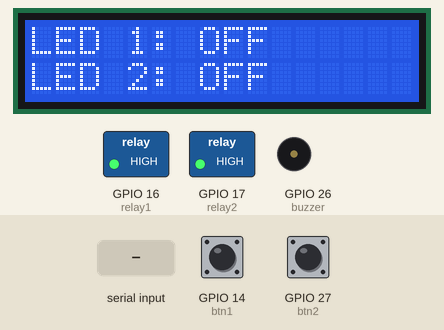
Recording of a sketch running on a simulated ESP32. On the bench: 16×2 character LCD, switched loads named in the sketch (green lamp = pin HIGH), buzzer (waves = sounding, pin HIGH). The test bench sets the inputs (shaded band); at power-on: GPIO 14 (btn1) HIGH, GPIO 27 (btn2) HIGH. Nothing arrives over Bluetooth unless stated.

Above: at 1.6 s.
1.7 s: "8" received over the second serial link
At 2.9 s:
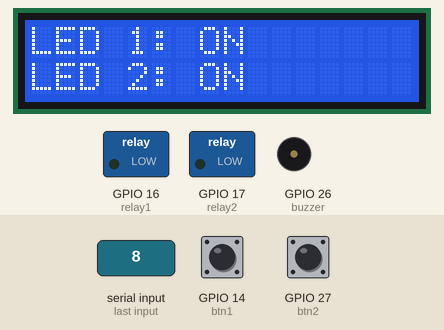
3.7 s: GPIO 14 (btn1) pulled LOW for 1 s
At 4.17 s:
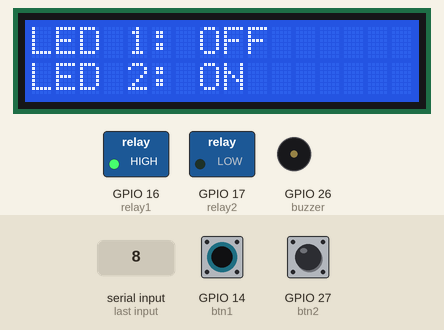
6.2 s: GPIO 27 (btn2) pulled LOW for 3.2 s
At 10.6 s:
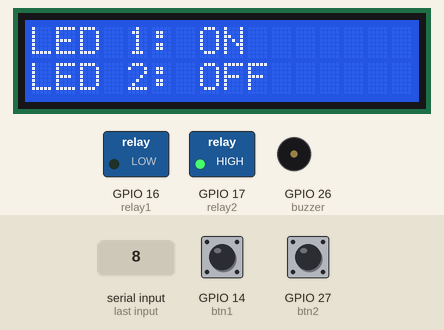
10.9 s: GPIO 14 (btn1) pulled LOW for 0.15 s
At 11.06 s:
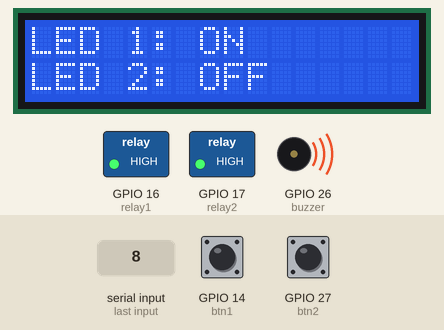
12.7 s: GPIO 27 (btn2) pulled LOW for 0.15 s
At 13.9 s:
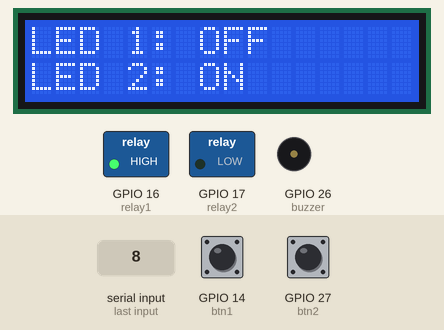
14.3 s: "0" received over the second serial link
At 14.9 s:
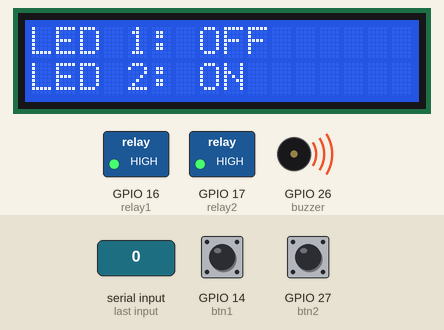
Timing chart, 0 to 17.3 s (numbered marks = the images above; inputs shaded):
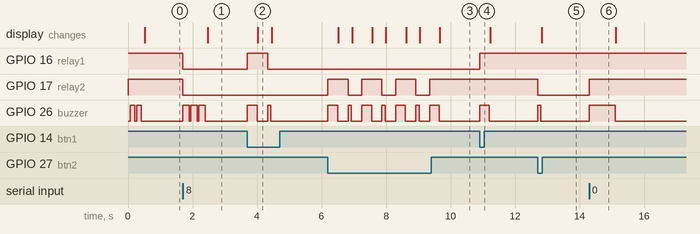

The sketch:

Control-esp.ino
```cpp
#include <Wire.h>
#include <LiquidCrystal_I2C.h>
#include "BluetoothSerial.h"

LiquidCrystal_I2C lcd(0x27, 16, 2);
BluetoothSerial ESP_BT;

const int relay1 = 16;
const int relay2 = 17;
const int btn1 = 14;
const int btn2 = 27;
const int buzzer = 26;

String status1 = "OFF";
String status2 = "OFF";

void beep(int duration, int repeats) {
  for (int i = 0; i < repeats; i++) {
    digitalWrite(buzzer, HIGH);
    delay(duration);
    digitalWrite(buzzer, LOW);
    if (repeats > 1) delay(50);
  }
}

void updateDisplay() {
  lcd.clear();
  lcd.setCursor(0, 0);
  lcd.print("LED 1: " + status1);
  lcd.setCursor(0, 1);
  lcd.print("LED 2: " + status2);

  ESP_BT.println("-----------------------");
  ESP_BT.print("System Status -> ");
  ESP_BT.print("L1:" + status1);
  ESP_BT.println(" | L2:" + status2);
  ESP_BT.println("-----------------------");
}

void setup() {
  pinMode(relay1, OUTPUT);
  pinMode(relay2, OUTPUT);
  pinMode(buzzer, OUTPUT);
  pinMode(btn1, INPUT_PULLUP);
  pinMode(btn2, INPUT_PULLUP);

  digitalWrite(relay1, HIGH);
  digitalWrite(relay2, HIGH);
  digitalWrite(buzzer, LOW);

  lcd.init();
  lcd.backlight();
  ESP_BT.begin("Ahmed_Smart_Home");

  beep(150, 2);
  updateDisplay();
}

void loop() {
  if (digitalRead(btn1) == LOW) {
    if (status1 == "OFF") {
      digitalWrite(relay1, LOW);
      status1 = "ON ";
      beep(100, 1);
    } else {
      digitalWrite(relay1, HIGH);
      status1 = "OFF";
      beep(300, 1);
    }
    updateDisplay();
    delay(300); //
  }

  if (digitalRead(btn2) == LOW) {
    if (status2 == "OFF") {
      digitalWrite(relay2, LOW);
      status2 = "ON ";
      beep(100, 1);
    } else {
      digitalWrite(relay2, HIGH);
      status2 = "OFF";
      beep(300, 1);
    }
    updateDisplay();
    delay(300);
  }

  if (ESP_BT.available()) {
    char cmd = ESP_BT.read();

    if (cmd == '8') {
      digitalWrite(relay1, LOW); digitalWrite(relay2, LOW);
      status1="ON "; status2="ON "; beep(200, 3);
    }
    else if (cmd == '0') {
      digitalWrite(relay1, HIGH); digitalWrite(relay2, HIGH);
      status1="OFF"; status2="OFF"; beep(800, 1);
    }
    else if (cmd == '1') {
      digitalWrite(relay1, LOW); status1="ON "; beep(100, 1);
    }
    else if (cmd == '4') {
      digitalWrite(relay1, HIGH); status1="OFF"; beep(400, 1);
    }
    else if (cmd == '2') {
      digitalWrite(relay2, LOW); status2="ON "; beep(100, 1);
    }
    else if (cmd == '5') {
      digitalWrite(relay2, HIGH); status2="OFF"; beep(400, 1);
    }

    updateDisplay();
  }
}
```

Measured:
- after the input at 1.7 s, GPIO 16 (relay1), GPIO 17 (relay2): HIGH → LOW at once; GPIO 26 (buzzer): alternates HIGH for 0.20 s and LOW for 0.05 s, 6 changes in all, then stays LOW, starting at once; the display: changes after 0.77 s (image 1)
- after the input at 3.7 s, GPIO 16 (relay1): LOW → HIGH at once, → LOW 0.62 s later; GPIO 26 (buzzer): LOW → HIGH at once, → LOW 0.30 s later, → HIGH 0.32 s later, → LOW 0.10 s later; the display: changes after 0.32 s (image 2)
- after the input at 6.2 s, GPIO 17 (relay2): alternates HIGH for 0.62 s and LOW for 0.42 s, 7 changes in all, then stays HIGH, starting at once; GPIO 26 (buzzer): LOW → HIGH at once, then repeats every 1.0 s: LOW 0.32 s, HIGH 0.10 s, LOW 0.32 s, HIGH 0.30 s; the display: changes after 0.32 s (image 3)
- after the input at 10.9 s, GPIO 16 (relay1): LOW → HIGH at once; GPIO 26 (buzzer): LOW → HIGH at once, → LOW 0.30 s later
- after the input at 12.7 s, GPIO 17 (relay2): HIGH → LOW at once; GPIO 26 (buzzer): LOW → HIGH at once, → LOW 0.10 s later; the display: changes after 0.13 s (image 5)
- after the input at 14.3 s, GPIO 17 (relay2): LOW → HIGH at once; GPIO 26 (buzzer): LOW → HIGH at once, → LOW 0.80 s later
- what the display in image 2 shows lasts 0.4 s, from 4.0 s to 4.4 s
